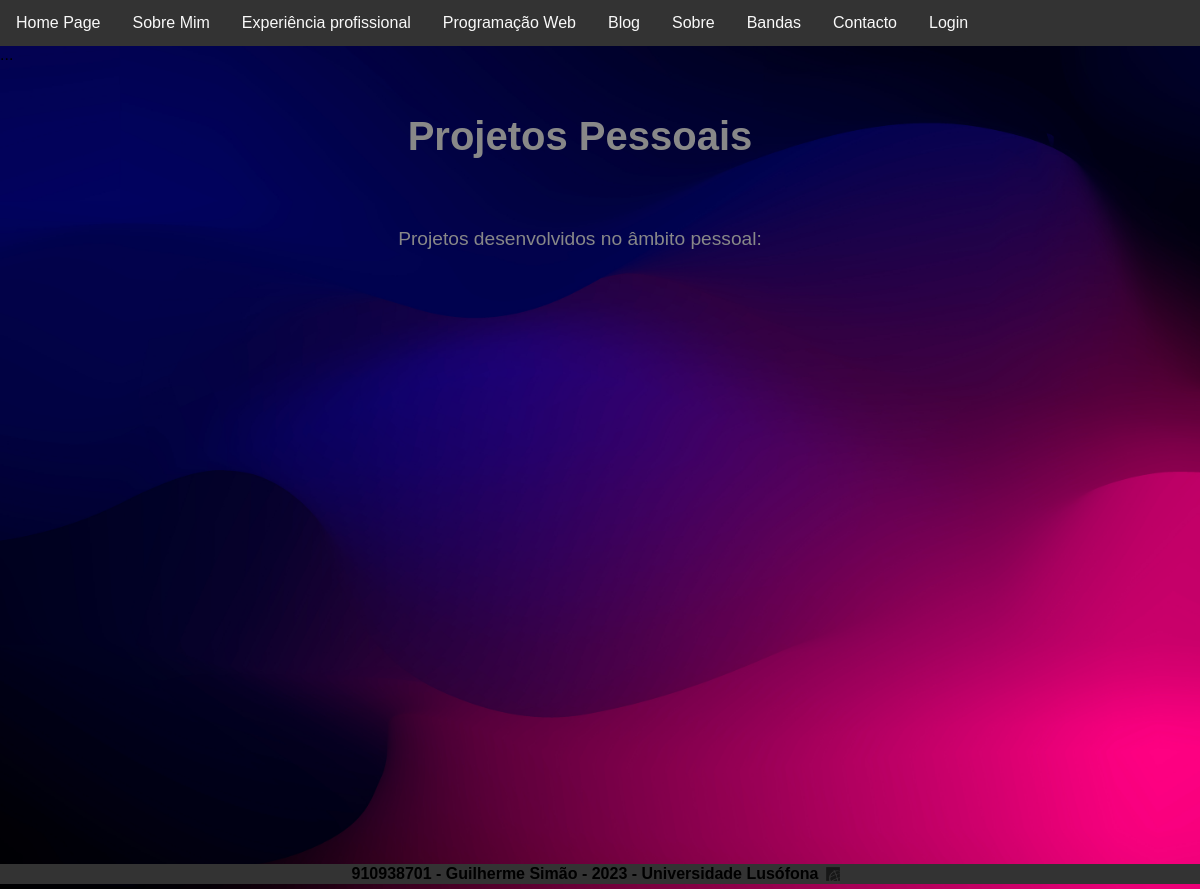
The page /projetospessoais on the database as committed earlier.
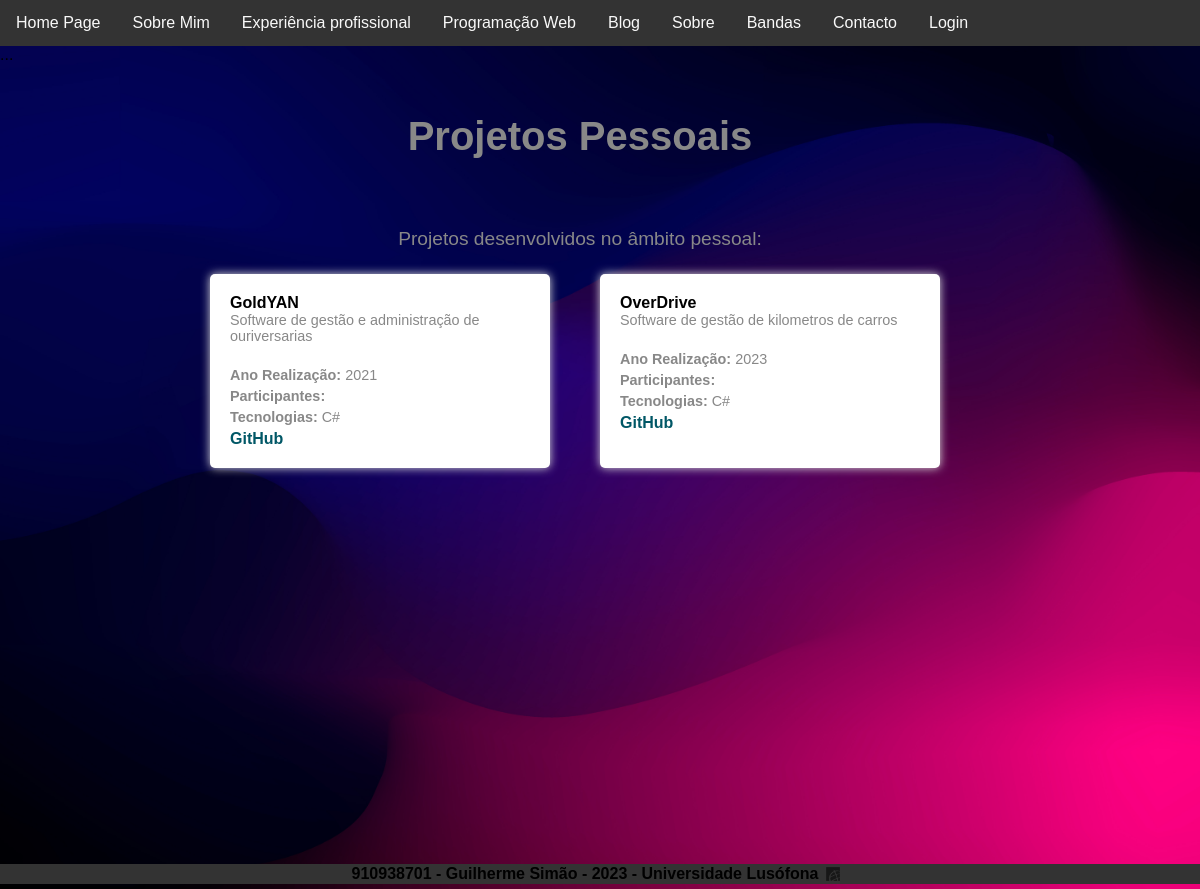
The same page on the database as committed later.
### portfolio/models.py (models this page shows, shortened)
class ProjetoPessoais(models.Model):
    titulo = models.CharField(max_length=80)
    descricao = models.CharField(max_length=500)
    imagem = models.ImageField(upload_to='static/portfolio/images', blank=True)
    anoRealizacao = models.IntegerField()
    participantes = models.ManyToManyField(Pessoa, blank=True)
    linkGitHub = models.CharField(max_length=1000, null=True, blank=True)
    linkYt = models.CharField(max_length=1000, null=True, blank=True)
    tecnologias = models.ManyToManyField(Tecnologia, blank=True)

class Tecnologia(models.Model):
    nome = models.CharField(max_length=80)
    acronimo = models.CharField(max_length=10, blank=True)
    anoCriacao = models.IntegerField()
    criador = models.CharField(max_length=80)
    logotipo = models.ImageField(upload_to='static/portfolio/images')
    link = models.CharField(max_length=1000, null=True, blank=True)
    descricao = models.TextField(max_length=1000)

### portfolio/views.py (the view)
# urls.py: path('projetospessoais', views.projetospessoais_page_view, name='projetospessoais'),
def projetospessoais_page_view(request):
    context = {'projetospessoais': ProjetoPessoais.objects.all()}
    return render(request, 'projetospessoais.html',context)

### portfolio/templates/projetospessoais.html (shortened to what this page needs)
{% extends 'portfolio/layout.html' %}
{% block main %}
<div class="wrapper">
    <h1 class="h1projetos">Projetos Pessoais</h1>
    <p class="projetos">Projetos desenvolvidos no âmbito pessoal:</p>
    <ul class="ulprojetos">
        {% for projeto in projetospessoais %}
        <li class="liprojetos">
            <strong>{{projeto.titulo}}</strong><br>
            <span class="spanprojetos">{{projeto.descricao}}</span><br>
            <span class="spanprojetos"><b>Ano Realização: </b>{{projeto.anoRealizacao}}</span>
            <span class="spanprojetos"><b>Participantes: </b>{% for participante in projeto.participantes.all %}{{participante.nome}}; {% endfor %}</span>
            <span class="spanprojetos"><b>Tecnologias: </b>{% for tecnologia in projeto.tecnologias.all %}{{tecnologia.nome}} {% endfor %}</span>
            {% if projeto.linkGitHub is not None %}
                <a class="aprojetos" href ="{{projeto.linkGitHub |default_if_none:'#'}}">GitHub</a>
            {% endif %}
        </li>
        {% endfor %}
    </ul>
</div>
{% endblock %}

Rows that differ between the two databases and show on the page:
added ProjetoPessoais: titulo "GoldYAN", descricao "Software de gestão e administração de ouriversarias", anoRealizacao "2021"
added Tecnologia: nome "C#"
added ProjetoPessoais: titulo "OverDrive", descricao "Software de gestão de kilometros de carros", anoRealizacao "2023"
